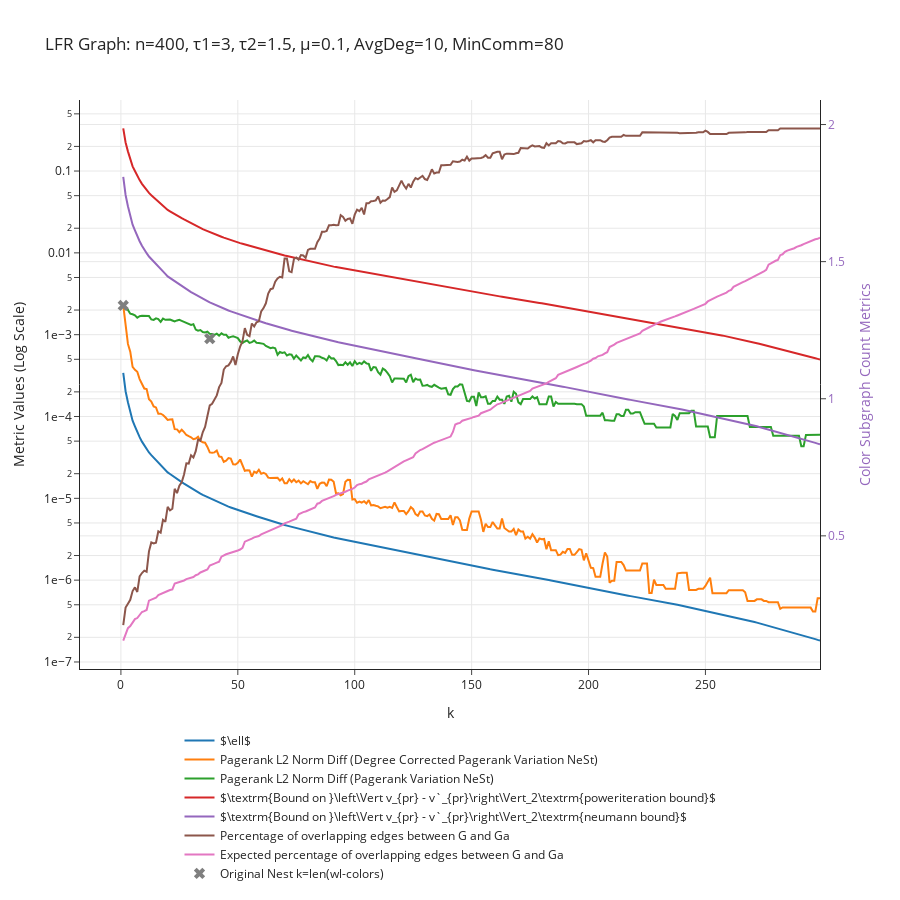

The notebook cell this image was saved under:
### Markdown cell above
# LFR graphs exponential degree sequence

### Code cell
# Get a Graph
n = 400
tau1 = 3
tau2 = 1.5
mu = 0.1
G = nx.LFR_benchmark_graph(
    n, tau1, tau2, mu, average_degree=10, min_community=80, seed=10
)
G.remove_edges_from(nx.selfloop_edges(G))

data_dict = get_convergence_data_of_nest(G, min_cluster_size = 1, max_k=300)
plot_convergence_data(data_dict, f"LFR Graph: n={n}, τ1={tau1}, τ2={tau2}, μ={mu}, AvgDeg=10, MinComm=80")

### Figure 1 — Plotly figure (JSON) as saved in the notebook; plotly's stock layout.template omitted (floating-point values rounded to 4 significant figures; data arrays with more than 128 entries replaced by an {"elided": "..."} marker saying what was removed)
{"data": [{"mode": "lines", "name": "$\\ell$", "type": "scatter", "x": {"elided": "299 int values"}, "y": {"elided": "299 float values"}}, {"mode": "lines", "name": "Pagerank L2 Norm Diff (Degree Corrected Pagerank Variation NeSt)", "type": "scatter", "x": {"elided": "299 int values"}, "y": {"elided": "299 float values"}}, {"mode": "lines", "name": "Pagerank L2 Norm Diff (Pagerank Variation NeSt)", "type": "scatter", "x": {"elided": "299 int values"}, "y": {"elided": "299 float values"}}, {"mode": "lines", "name": "$\\textrm{Bound on }\\left\\Vert v_{pr} - v`_{pr}\\right\\Vert_2\\textrm{poweriteration bound}$", "type": "scatter", "x": {"elided": "299 int values"}, "y": {"elided": "299 float values"}}, {"mode": "lines", "name": "$\\textrm{Bound on }\\left\\Vert v_{pr} - v`_{pr}\\right\\Vert_2\\textrm{neumann bound}$", "type": "scatter", "x": {"elided": "299 int values"}, "y": {"elided": "299 float values"}}, {"mode": "lines", "name": "Percentage of overlapping edges between G and Ga", "type": "scatter", "x": {"elided": "299 int values"}, "y": {"elided": "299 float values"}, "yaxis": "y2"}, {"mode": "lines", "name": "Expected percentage of overlapping edges between G and Ga", "type": "scatter", "x": {"elided": "299 int values"}, "y": {"elided": "299 float values"}, "yaxis": "y2"}, {"marker": {"size": 10, "symbol": "x"}, "mode": "markers", "name": "Original Nest k=len(wl-colors)", "type": "scatter", "x": [1, 38], "y": [0.002276, 0.0008936]}], "layout": {"height": 900, "hovermode": "closest", "legend": {"orientation": "h", "x": 0.5, "xanchor": "center", "y": -0.1, "yanchor": "top"}, "title": {"text": "LFR Graph: n=400, τ1=3, τ2=1.5, μ=0.1, AvgDeg=10, MinComm=80"}, "xaxis": {"title": {"text": "k"}}, "yaxis": {"exponentformat": "e", "title": {"text": "Metric Values (Log Scale)"}, "type": "log"}, "yaxis2": {"overlaying": "y", "side": "right", "tickfont": {"color": "rgba(148, 103, 189, 1)"}, "title": {"font": {"color": "rgba(148, 103, 189, 1)"}, "text": "Color Subgraph Count Metrics"}, "type": "linear"}}}
